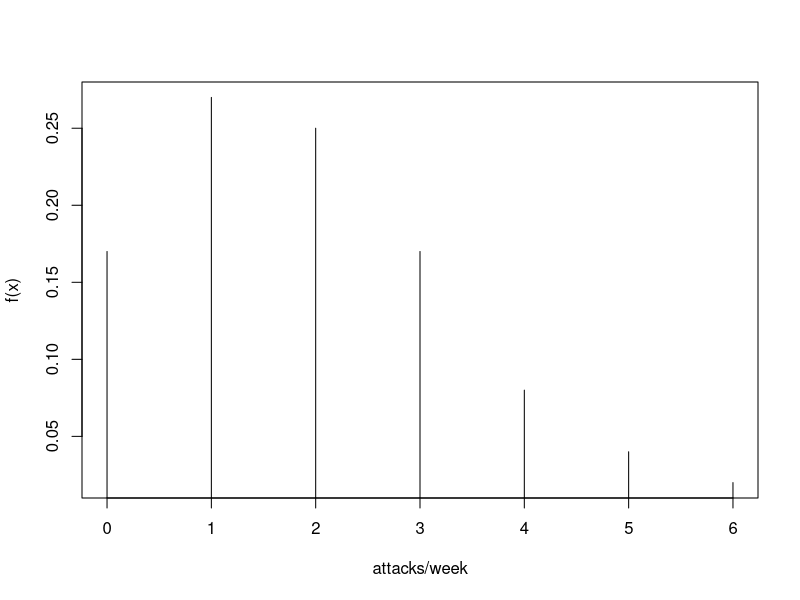
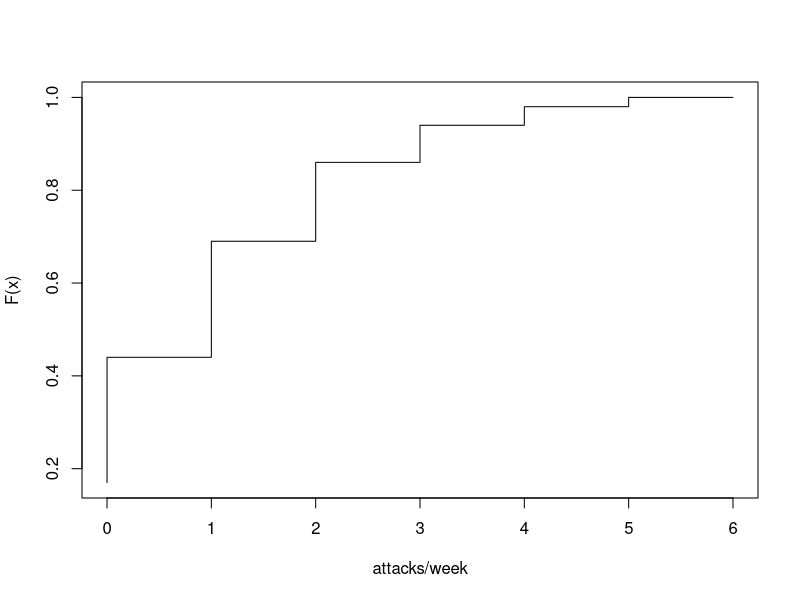

Recreate these plots in R, in order.
#lecture 3 of middle 

##Draw three poker cards
(26/52)*(25/51)*(24/50)
(26/52)^3 #draw and back the card

##Simulation of drawing three poker cards  
#Black:1 Red:0
deck=c(rep(1,26),rep(0,26))
#
x=c() #empty deck to store simulation results
y=c()
#
S=50000 #simulation 50000 times
for(s in 1:S){
  x[s]=sum(sample(deck,3,replace=F)) #取出不放回
  y[s]=sum(sample(deck,3,replace=T)) #取出放回
}
sum(x==3)/S
sum(y==3)/S 


##Intel example
error=1/9000000000
noerror=1-error
noerror^1000000000      
noerror^2000000000   

##Attacks to computing center example
attack.data=c(rep(0,9),rep(1,14),rep(2,13),rep(3,9),rep(4,4),rep(5,2),rep(6,1))

table(attack.data)
attacks=c(9,14,13,9,4,2,1)       
probability=attacks/sum(attacks) #P(X=x)  = ... 
probdens=round(probability,2)

Attacks=0:6
plot(Attacks,probdens,xlab="attacks/week",ylab="f(x)",type='h')

cumprob=cumsum(probdens)
plot(Attacks,cumprob,xlab="attacks/week",ylab="F(x)",type='S')


x=0:6
probability=c(9/52, 14/52, 13/52, 9/52, 4/52, 2/52, 1/52)
mean=sum(x*probability)
mean #nu
sum((x-mean)^2*probability) #var

##Simulating the impact of sample size on E(X) and Var(X) estimates
attacks_100=sample(c(0:6), 100, replace=T, prob=probability)
attacks_1000=sample(c(0:6), 1000, replace=T, prob=probability)
attacks_100000=sample(c(0:6), 100000, replace=T, prob=probability)

mean(attacks_100)
mean(attacks_1000)
mean(attacks_100000)
var(attacks_100)
var(attacks_1000)
var(attacks_100000)

